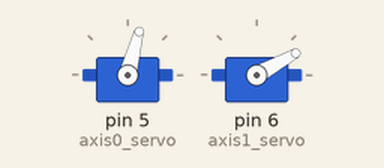
Bench run of a sketch on a simulated Arduino Uno, built with avr-gcc and run on an emulated ATmega328P. On the bench: 2 × servo.

Above: at 0.05 s.
At 2.75 s:
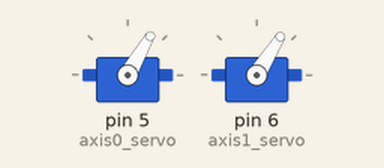
At 5.45 s:
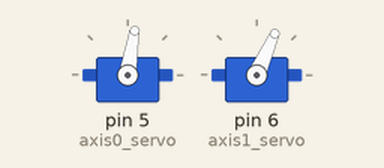
At 10.85 s:
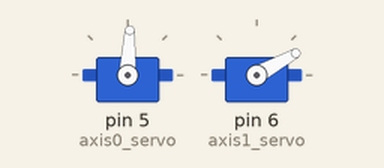
Timing chart, 0 to 14.9 s (numbered marks = the images above):
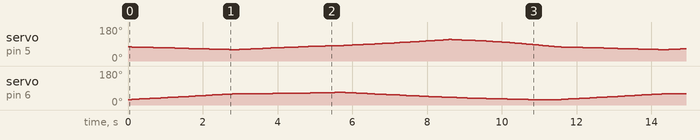

The sketch:

2DOF_square_coordinate.ino
```cpp
#include <Servo.h>          //header file
#include <math.h>

double x = 20, y = 0;

Servo axis0_servo;          //declaration of servo variable
Servo axis1_servo;

int pos = 0;                // variable to store the servo position
double theta1, theta2, alpha;
double hp;
double i = 0;

void coordinate(double x, double y);

void setup()
{
  Serial.begin(9600);
  axis0_servo.attach(5);    //declartion of the pin no. for servo pin
  axis1_servo.attach(6);
}

void loop()
{
  /*-----------------------------------------------  Servo testing  --------------------------------------------------*/
  /*
       for (pos = 0; pos <= 180; pos += 1)  // goes from 0 degrees to 180 degrees
      {
          axis0_servo.write(pos);              // tell servo to go to position in variable 'pos'
          axis1_servo.write(pos);
          delay(15);                       // waits 15 ms for the servo to reach the position
      }
      for (pos = 180; pos >= 0; pos -= 1)  // goes from 180 degrees to 0 degrees
      {
         axis0_servo.write(pos);              // tell servo to go to position in variable 'pos'
         axis1_servo.write(pos);
          delay(15);                       // waits 15 ms for the servo to reach the position
      }
  */
  /*---------------------------------------  arm orinetation setting  -------------------------------------------------*/
  /*
    axis0_servo.write(90);        // for setting the arm in proper orientation
    axis1_servo.write(90);
    while(1);                     //to stop the code
  */
  /*--------------------------------------------------   MAIN CODE  --------------------------------------------------*/

  i = 0;
  while( i < 5 )
  {
    i=i+0.001;
    coordinate(5 + i, 0);
  }
  i=0;
  while(i<5)
  {
     i=i+0.001;
    coordinate(10,i);
  }
  i=0;
  while(i<5)
  {
     i=i+0.001;
    coordinate(10-i,5);
  }
   i=0;
  while(i<5)
  {
     i=i+0.001;
    coordinate(5 ,5-i);
  }
}

void coordinate(double x, double y)
{
  hp = sqrt(pow(x, 2) + pow(y, 2));
  alpha = asin(hp / 20);
  theta2 = 2 * alpha * 180 / PI;
  theta1 = atan2(y, x) * 180 / PI + ((180 - theta2) / 2);

  axis0_servo.write(theta1);
  axis1_servo.write(theta2);
}
```
